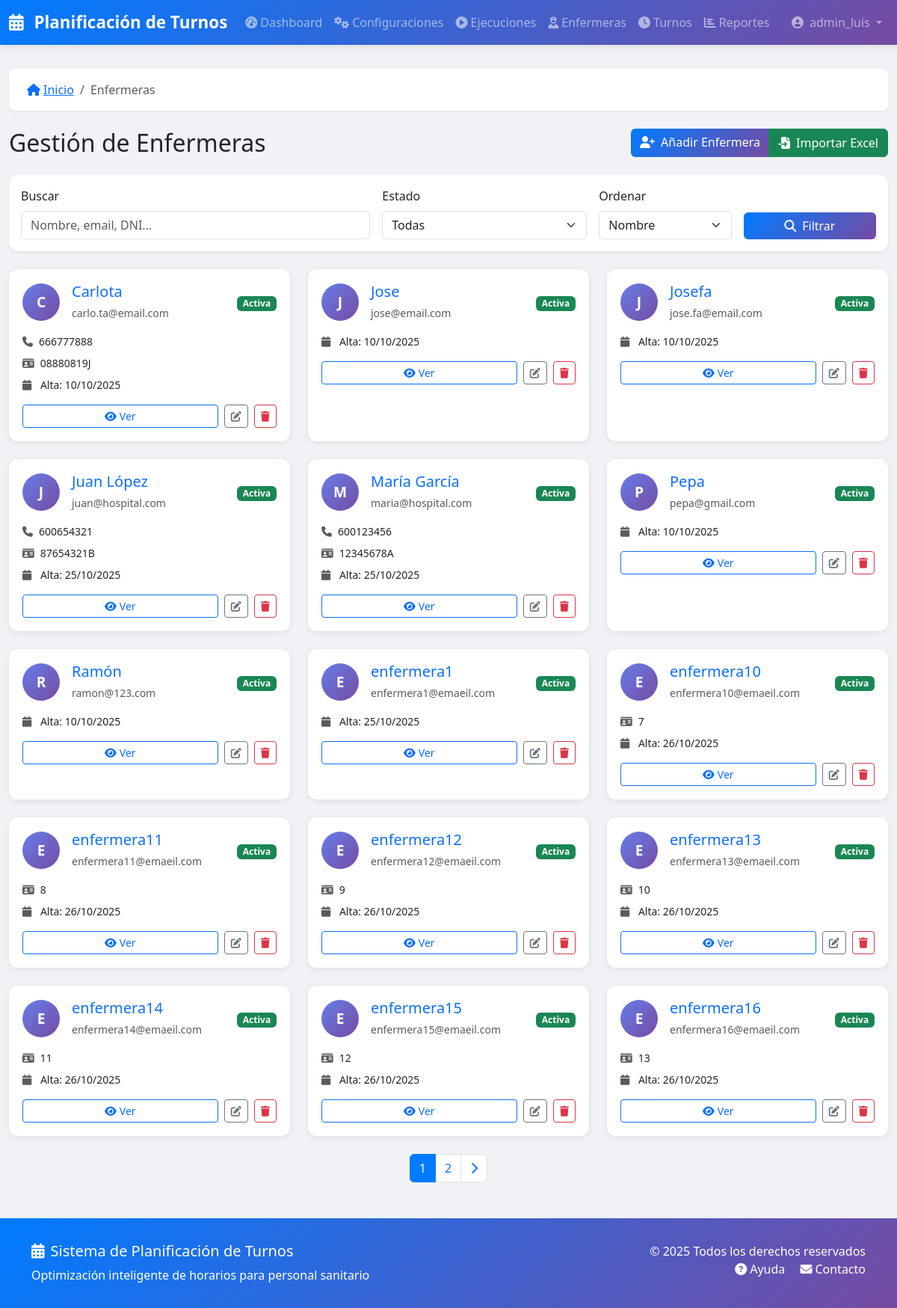
Page /enfermeras/ (signed in) on the committed database.
### turnos/models.py (models this page shows, shortened)
class Enfermera(models.Model):
    workspace = models.ForeignKey(
        Workspace,
        on_delete=models.CASCADE,
        related_name='enfermeras',
        null=True,
        blank=True
    )
    nombre = models.CharField(_('Nombre'), max_length=200)
    email = models.EmailField(_('Email'), unique=True)
    telefono = models.CharField(_('Teléfono'), max_length=20, blank=True)
    dni = models.CharField(_('DNI'), max_length=20, blank=True, unique=True, null=True)
    activa = models.BooleanField(_('Activa'), default=True)
    fecha_alta = models.DateField(_('Fecha de alta'), auto_now_add=True)
    preferencias = models.JSONField(_('Preferencias'), default=dict, blank=True)
    notas = models.TextField(_('Notas'), blank=True)
    class Meta:
        verbose_name = _('Enfermera')
        verbose_name_plural = _('Enfermeras')
        ordering = ['nombre']

### turnos/views.py (the view)
# urls.py: path('enfermeras/', views.EnfermeraListView.as_view(), name='enfermera_lista'),
class EnfermeraListView(LoginRequiredMixin, SearchMixin, PaginationMixin, ListView):
    model = Enfermera
    template_name = 'turnos/enfermera_list.html'
    context_object_name = 'enfermeras'
    paginate_by = 15
    search_fields = ['nombre', 'email', 'dni']
    def get_queryset(self):
        queryset = super().get_queryset()
        estado = self.request.GET.get('estado')
        if estado == 'activa':
            queryset = queryset.filter(activa=True)
        elif estado == 'inactiva':
            queryset = queryset.filter(activa=False)
        orden = self.request.GET.get('orden', 'nombre')
        queryset = queryset.order_by(orden)
        return queryset

### turnos/mixins.py (called while the page is built)
    def get_paginate_by(self, queryset):
        per_page = self.request.GET.get('per_page')
        if per_page and per_page.isdigit():
            return min(int(per_page), 100)  # Máximo 100
        return self.paginate_by

    def get_queryset(self):
        queryset = super().get_queryset()
        search_query = self.request.GET.get(self.search_param)
        if search_query and self.search_fields:
            from django.db.models import Q
            q_objects = Q()
            for field in self.search_fields:
                q_objects |= Q(**{f'{field}__icontains': search_query})
            queryset = queryset.filter(q_objects)
        return queryset

### turnos/templatetags/turnos_extras.py (called while the page is built)
@register.filter
def activo_badge(value):
    if value:
        return mark_safe('<span class="badge bg-success">Activa</span>')
    return mark_safe('<span class="badge bg-secondary">Inactiva</span>')

### turnos/templates/turnos/enfermera_list.html (shortened to what this page needs)
{% extends 'base.html' %}
{% load static %}
{% load i18n %}
{% load turnos_extras %}
{% block breadcrumb_items %}
    <li class="breadcrumb-item active">{% trans "Enfermeras" %}</li>
{% endblock %}
{% block content %}
<div class="d-flex justify-content-between align-items-center mb-4">
    <h2 class="mb-0">{% trans "Gestión de Enfermeras" %}</h2>
    <div class="btn-group">
        <a href="{% url 'turnos:enfermera_nueva' %}" class="btn btn-primary">
            <i class="fas fa-user-plus me-2"></i>{% trans "Añadir Enfermera" %}
        </a>
        <a href="{% url 'turnos:enfermera_importar' %}" class="btn btn-success">
            <i class="fas fa-file-import me-2"></i>{% trans "Importar Excel" %}
        </a>
    </div>
</div>
<div class="card shadow-sm mb-4">
    <div class="card-body">
        <form method="get" action="" class="row g-3 align-items-end">
            <div class="col-md-5">
                <label class="form-label">{% trans "Buscar" %}</label>
                <input type="text"
                       name="q"
                       class="form-control"
                       value="{{ request.GET.q|default:'' }}"
                       placeholder="{% trans 'Nombre, email, DNI...' %}">
            </div>
            <div class="col-md-3">
                <label class="form-label">{% trans "Estado" %}</label>
                <select name="estado" class="form-select">
                    <option value="">{% trans "Todas" %}</option>
                </select>
            </div>
            <div class="col-md-2">
                <label class="form-label">{% trans "Ordenar" %}</label>
                <select name="orden" class="form-select">
                    <option value="nombre" {% if request.GET.orden == "nombre" %}selected{% endif %}>
                        {% trans "Nombre" %}
                    </option>
                </select>
            </div>
            <div class="col-md-2 d-grid">
                <button type="submit" class="btn btn-primary">
                    <i class="fas fa-search me-2"></i>{% trans "Filtrar" %}
                </button>
            </div>
        </form>
    </div>
</div>
{% if enfermeras %}
<div class="row row-cols-1 row-cols-md-2 row-cols-lg-3 g-4">
    {% for enfermera in enfermeras %}
    <div class="col">
        <div class="card h-100 enfermera-card {% if not enfermera.activa %}inactive{% endif %}">
            <div class="card-body">
                <div class="d-flex align-items-center mb-3">
                    <div class="user-avatar me-3">
                        {{ enfermera.nombre|first|upper }}
                    </div>
                    <div class="flex-grow-1">
                        <h5 class="mb-1">
                            <a href="{% url 'turnos:enfermera_detalle' enfermera.id %}" class="text-decoration-none">
                                {{ enfermera.nombre }}
                            </a>
                        </h5>
                        <small class="text-muted">{{ enfermera.email }}</small>
                    </div>
                    <div>
                        {{ enfermera.activa|activo_badge }}
                    </div>
                </div>
                {% if enfermera.telefono %}
                <p class="mb-2 small">
                    <i class="fas fa-phone text-muted me-2"></i>{{ enfermera.telefono }}
                </p>
                {% endif %}
                {% if enfermera.dni %}
                <p class="mb-2 small">
                    <i class="fas fa-id-card text-muted me-2"></i>{{ enfermera.dni }}
                </p>
                {% endif %}
                <p class="mb-3 small">
                    <i class="fas fa-calendar text-muted me-2"></i>
                    {% trans "Alta:" %} {{ enfermera.fecha_alta|date:"d/m/Y" }}
                </p>
                <div class="d-flex gap-2">
                    <a href="{% url 'turnos:enfermera_detalle' enfermera.id %}"
                       class="btn btn-sm btn-outline-primary flex-grow-1">
                        <i class="fas fa-eye me-1"></i>{% trans "Ver" %}
                    </a>
                    <a href="{% url 'turnos:enfermera_editar' enfermera.id %}"
                       class="btn btn-sm btn-outline-secondary">
                        <i class="fas fa-edit"></i>
                    </a>
                    <a href="{% url 'turnos:enfermera_eliminar' enfermera.id %}"
                       class="btn btn-sm btn-outline-danger">
                        <i class="fas fa-trash"></i>
                    </a>
                </div>
            </div>
        </div>
    </div>
    {% endfor %}
</div>
{% if is_paginated %}
<nav class="mt-4">
    <ul class="pagination justify-content-center">
        {% for num in page_obj.paginator.page_range %}
            {% if page_obj.number == num %}
                <li class="page-item active">
                    <span class="page-link">{{ num }}</span>
                </li>
            {% elif num > page_obj.number|add:'-3' and num < page_obj.number|add:'3' %}
                <li class="page-item">
                    <a class="page-link" href="?page={{ num }}{% if request.GET.q %}&q={{ request.GET.q }}{% endif %}">
                        {{ num }}
                    </a>
                </li>
            {% endif %}
        {% endfor %}
        {% if page_obj.has_next %}
        <li class="page-item">
            <a class="page-link" href="?page={{ page_obj.next_page_number }}{% if request.GET.q %}&q={{ request.GET.q }}{% endif %}">
                <i class="fas fa-chevron-right"></i>
            </a>
        </li>
        {% endif %}
    </ul>
</nav>
{% endif %}
{% endif %}
{% endblock %}

### turnos/templates/base.html (shortened to what this page needs)
{% load static %}
{% load i18n %}
<!DOCTYPE html>
<html lang="es">
<head>
    <link href="https://cdn.jsdelivr.net/npm/bootstrap@5.3.0/dist/css/bootstrap.min.css" rel="stylesheet">
    <link rel="stylesheet" href="https://cdnjs.cloudflare.com/ajax/libs/font-awesome/6.4.0/css/all.min.css">
</head>
<body>
    <nav class="navbar navbar-expand-lg navbar-dark">
        <div class="container-fluid">
            <a class="navbar-brand" href="{% url 'turnos:dashboard' %}">
                <i class="fas fa-calendar-alt me-2"></i>
                Planificación de Turnos
            </a>
            <div class="collapse navbar-collapse" id="navbarNav">
                <ul class="navbar-nav me-auto">
                    <li class="nav-item">
                        <a class="nav-link" href="{% url 'turnos:dashboard' %}">
                            <i class="fas fa-tachometer-alt me-1"></i>Dashboard
                        </a>
                    </li>
                    <li class="nav-item">
                        <a class="nav-link" href="{% url 'turnos:config_lista' %}">
                            <i class="fas fa-cogs me-1"></i>Configuraciones
                        </a>
                    </li>
                    <li class="nav-item">
                        <a class="nav-link" href="{% url 'turnos:ejecucion_lista' %}">
                            <i class="fas fa-play-circle me-1"></i>Ejecuciones
                        </a>
                    </li>
                    <li class="nav-item">
                        <a class="nav-link" href="{% url 'turnos:enfermera_lista' %}">
                            <i class="fas fa-user-nurse me-1"></i>Enfermeras
                        </a>
                    </li>
                    <li class="nav-item">
                        <a class="nav-link" href="{% url 'turnos:tipo_turno_lista' %}">
                            <i class="fas fa-clock me-1"></i>Turnos
                        </a>
                    </li>
                    <li class="nav-item">
                        <a class="nav-link" href="{% url 'turnos:reportes' %}">
                            <i class="fas fa-chart-bar me-1"></i>Reportes
                        </a>
                    </li>
                </ul>
                <ul class="navbar-nav">
                    {% if user.is_authenticated %}
                    <li class="nav-item dropdown">
                        <a class="nav-link dropdown-toggle" href="#" id="userDropdown" role="button" data-bs-toggle="dropdown">
                            <i class="fas fa-user-circle me-1"></i>
                            {{ user.get_full_name|default:user.username }}
                        </a>
                    </li>
                    {% else %}
                    <li class="nav-item">
                        <a class="nav-link" href="{% url 'accounts:login' %}">
                            <i class="fas fa-sign-in-alt me-1"></i>Iniciar Sesión
                        </a>
                    </li>
                    {% endif %}
                </ul>
            </div>
        </div>
    </nav>
    <main class="main-content">
        <div class="container-fluid">
            {% block breadcrumb %}
            <nav aria-label="breadcrumb">
                <ol class="breadcrumb">
                    <li class="breadcrumb-item">
                        <a href="{% url 'turnos:dashboard' %}">
                            <i class="fas fa-home me-1"></i>Inicio
                        </a>
                    </li>
                    {% block breadcrumb_items %}{% endblock %}
                </ol>
            </nav>
            {% endblock %}
            {% block content %}{% endblock %}
        </div>
    </main>
    <footer>
        <div class="container">
            <div class="row">
                <div class="col-md-6">
                    <h5><i class="fas fa-calendar-alt me-2"></i>Sistema de Planificación de Turnos</h5>
                    <p class="mb-0">Optimización inteligente de horarios para personal sanitario</p>
                </div>
                <div class="col-md-6 text-md-end">
                    <p class="mb-0">&copy; 2025 Todos los derechos reservados</p>
                    <p class="mb-0">
                        <a href="#" class="text-white text-decoration-none me-3">
                            <i class="fas fa-question-circle me-1"></i>Ayuda
                        </a>
                        <a href="#" class="text-white text-decoration-none">
                            <i class="fas fa-envelope me-1"></i>Contacto
                        </a>
                    </p>
                </div>
            </div>
        </div>
    </footer>
    <link rel="stylesheet" href="{% static 'css/custom.css' %}">
</body>
</html>

### turnos/templates/base.html (style rules this page uses)
:root { --primary-color: #667eea; --secondary-color: #764ba2; --success-color: #28a745; --danger-color: #dc3545; --warning-color: #ffc107; --info-color: #17a2b8; --dark-color: #343a40; --light-color: #f8f9fa; }
body { font-family: 'Segoe UI', Tahoma, Geneva, Verdana, sans-serif; background-color: #f0f2f5; min-height: 100vh; display: flex; flex-direction: column; }
.navbar { background: linear-gradient(135deg, var(--primary-color), var(--secondary-color)); box-shadow: 0 2px 10px rgba(0,0,0,0.1); }
.navbar-brand { font-weight: 700; font-size: 1.4rem; }
.main-content { flex: 1; padding: 2rem 0; }
.breadcrumb { background: white; padding: 1rem 1.5rem; border-radius: 8px; box-shadow: 0 2px 4px rgba(0,0,0,0.05); margin-bottom: 1.5rem; }
.card { border: none; border-radius: 12px; box-shadow: 0 2px 8px rgba(0,0,0,0.08); transition: all 0.3s ease; }
.btn-primary { background: linear-gradient(135deg, var(--primary-color), var(--secondary-color)); border: none; transition: all 0.3s ease; }
footer { background: linear-gradient(135deg, var(--primary-color), var(--secondary-color)); color: white; padding: 2rem 0; margin-top: auto; }
.page-link { color: var(--primary-color); }
.page-item.active .page-link { background-color: var(--primary-color); border-color: var(--primary-color); }

### turnos/templates/turnos/enfermera_list.html (style rules this page uses)
.enfermera-card { transition: all 0.3s ease; border: 2px solid transparent; }
.user-avatar { width: 50px; height: 50px; border-radius: 50%; background: linear-gradient(135deg, #667eea, #764ba2); color: white; display: flex; align-items: center; justify-content: center; font-weight: bold; font-size: 1.2rem; }

### rows in the picture
Enfermera: nombre|first "C", nombre "Carlota", email "carlo.ta@email.com", activa|activo_badge "Activa", telefono "666777888", dni "08880819J", fecha_alta "10/10/2025"
Enfermera: nombre|first "J", nombre "Jose", email "jose@email.com", activa|activo_badge "Activa", fecha_alta "10/10/2025"
Enfermera: nombre|first "J", nombre "Josefa", email "jose.fa@email.com", activa|activo_badge "Activa", fecha_alta "10/10/2025"
Enfermera: nombre|first "J", nombre "Juan López", email "juan@hospital.com", activa|activo_badge "Activa", telefono "600654321", dni "87654321B", fecha_alta "25/10/2025"
Enfermera: nombre|first "M", nombre "María García", email "maria@hospital.com", activa|activo_badge "Activa", telefono "600123456", dni "12345678A", fecha_alta "25/10/2025"
Enfermera: nombre|first "P", nombre "Pepa", email "pepa@gmail.com", activa|activo_badge "Activa", fecha_alta "10/10/2025"
Enfermera: nombre|first "R", nombre "Ramón", email "ramon@123.com", activa|activo_badge "Activa", fecha_alta "10/10/2025"
Enfermera: nombre|first "E", nombre "enfermera1", email "enfermera1@emaeil.com", activa|activo_badge "Activa", fecha_alta "25/10/2025"
Enfermera: nombre|first "E", nombre "enfermera10", email "enfermera10@emaeil.com", activa|activo_badge "Activa", dni "7", fecha_alta "26/10/2025"
Enfermera: nombre|first "E", nombre "enfermera11", email "enfermera11@emaeil.com", activa|activo_badge "Activa", dni "8", fecha_alta "26/10/2025"
Enfermera: nombre|first "E", nombre "enfermera12", email "enfermera12@emaeil.com", activa|activo_badge "Activa", dni "9", fecha_alta "26/10/2025"
Enfermera: nombre|first "E", nombre "enfermera13", email "enfermera13@emaeil.com", activa|activo_badge "Activa", dni "10", fecha_alta "26/10/2025"
Enfermera: nombre|first "E", nombre "enfermera14", email "enfermera14@emaeil.com", activa|activo_badge "Activa", dni "11", fecha_alta "26/10/2025"
Enfermera: nombre|first "E", nombre "enfermera15", email "enfermera15@emaeil.com", activa|activo_badge "Activa", dni "12", fecha_alta "26/10/2025"
Enfermera: nombre|first "E", nombre "enfermera16", email "enfermera16@emaeil.com", activa|activo_badge "Activa", dni "13", fecha_alta "26/10/2025"

### other values in the picture
{{ user.get_full_name|default:user.username }} "admin_luis"
{{ num }} "1"
{{ num }} "2"
